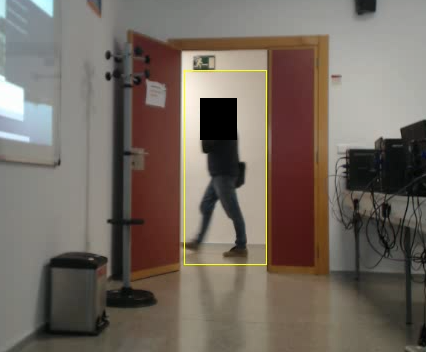
#> input picture images/demos/actividad.png, 426 x 352 px, given in place of cube3.png, which was not available
$ jupyter execute --allow-errors cannyC.ipynb   (shell and % lines are left out)   (text cells are left out)
#> lines starting #> are read from the running program, lines starting #| are printed output that depends on the picture; pictures that were not available may be replaced by others from this repository, and a replacement may not be noted
[cell 1]
import numpy             as np
import cv2               as cv
import matplotlib.pyplot as plt

from matplotlib.pyplot import imshow, subplot, title, plot


def fig(w,h):
    plt.figure(figsize=(w,h))

def readrgb(file):
#> called with file = 'cube3.png'
    return cv.cvtColor( cv.imread("../images/"+file), cv.COLOR_BGR2RGB)

def rgb2gray(x):
    return cv.cvtColor(x,cv.COLOR_RGB2GRAY)
#> returned value: shape (352, 426)

def gray2float(x):
    return x.astype(float) #/ 255

# para ver imágenes monocromas autoescalando el rango
def imshowg(x):
    imshow(x, 'gray')

def grad(x):
    gx =  cv.Sobel(x,-1,1,0)/8
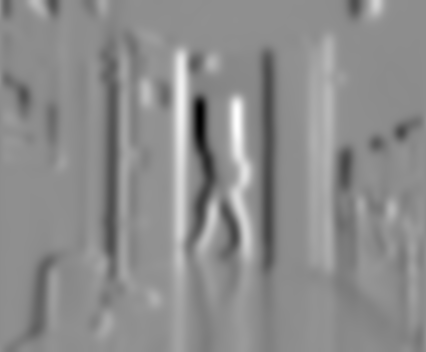
#> gx: shape (352, 426) float64; min -18.59, max 14.85, mean -0.139; drawn with min black and max white
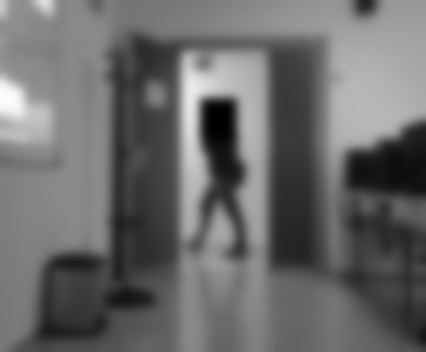
#> x: shape (352, 426) float64; min 0.0357, max 252.4, mean 107
    gy =  cv.Sobel(x,-1,0,1)/8
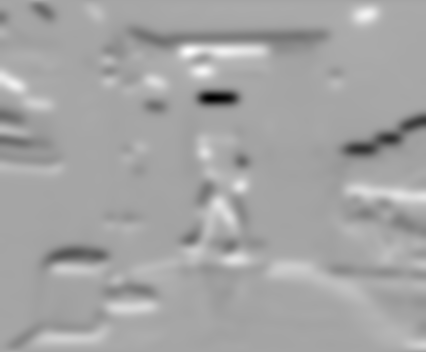
#> gy: shape (352, 426) float64; min -16.78, max 9.02, mean -0.101; drawn with min black and max white
    return gx,gy

[cell 2]
cy,cx = np.mgrid[-50:50,-50:50]

[cell 3]
ga = np.arctan2(cy,cx)
imshow(ga); plt.colorbar();

[cell 4]
gad = np.round(ga / np.pi * 4) % 4
imshow(gad);

[cell 5]
if False:
    x = np.zeros((500,500))
    x[100:400,100:400] = 255
    gx,gy = grad(cv.GaussianBlur(x,(0,0),20))
else:
    x   = gray2float(rgb2gray(readrgb('cube3.png')))
    gx,gy = grad(cv.GaussianBlur(x,(0,0),5))

gm = np.sqrt(gx**2+gy**2)
ga = np.arctan2(gy,gx)
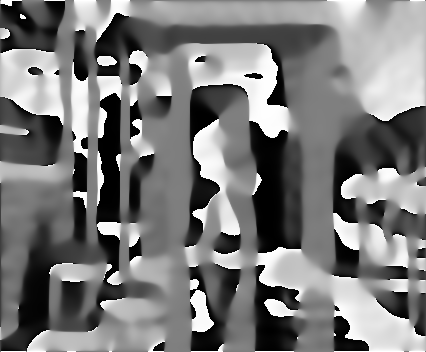
#> ga: shape (352, 426) float64; min -3.14, max 3.14, mean -0.114; drawn with min black and max white
gad = (np.round(ga / np.pi * 4) % 4).astype(np.uint8)

fig(16,4)
subplot(1,3,1); imshowg(x), plt.title('imagen');
subplot(1,3,2); imshowg(gm), plt.title('módulo del gradiente');
subplot(1,3,3); imshow(gad); plt.colorbar(); plt.title('código de ángulo');
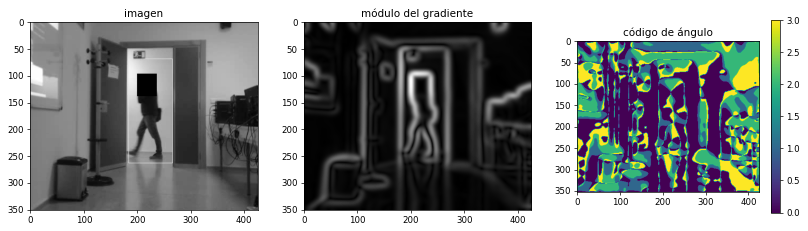
#> figure drawn by matplotlib, 4 panels

[cell 6]

nms = gm.copy() # nms: non maximum supression

r,c = x.shape
#> r = 352; c = 426

for i in range(1,r-1):
    for j in range(1,c-1):
        if    ((gad[i,j] == 0 and (gm[i,j] < gm[i,j-1] or gm[i,j] < gm[i,j+1]))
           or  (gad[i,j] == 1 and (gm[i,j] < gm[i-1,j-1] or gm[i,j] < gm[i+1,j+1]))
           or  (gad[i,j] == 2 and (gm[i,j] < gm[i-1,j] or gm[i,j] < gm[i+1,j]))
           or  (gad[i,j] == 3 and (gm[i,j] < gm[i-1,j+1] or gm[i,j] < gm[i+1,j-1]))):
            nms[i,j] = 0
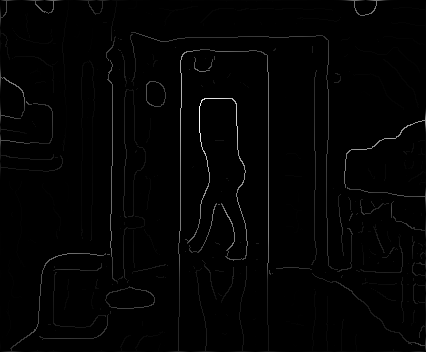
#> nms: shape (352, 426) float64; min 0, max 18.6, mean 0.197; drawn with min black and max white

[cell 7]
imshow( nms , 'gray', interpolation='bicubic', );

[cell 8]
# %%timeit

G  = gm[1:-1,1:-1]
Ga = gm[1:-1,2:]
Gb = gm[:-2,2:]
Gc = gm[:-2,1:-1]
Gd = gm[:-2,:-2]
Ge = gm[1:-1,:-2]
Gf = gm[2:,:-2]
Gg = gm[2:,1:-1]
Gh = gm[2:,2:]
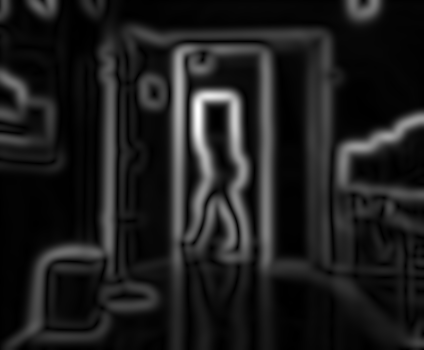
#> Gh: shape (350, 424) float64; min 0, max 18.6, mean 2.15; drawn with min black and max white

A = gad[1:-1,1:-1]
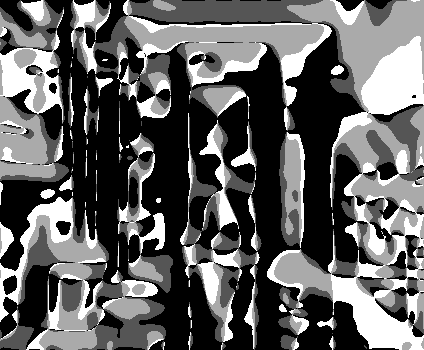
#> A: shape (350, 424); min 0, max 3, mean 1.14; drawn with min black and max white

mask = ( (A==0) & (G > Ga) & (G > Ge)
       | (A==1) & (G > Gd) & (G > Gh)
       | (A==2) & (G > Gc) & (G > Gg)
       | (A==3) & (G > Gb) & (G > Gf) )
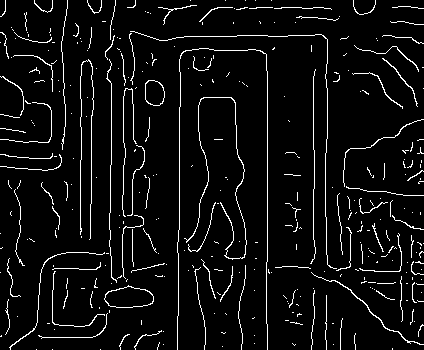
#> mask: shape (350, 424) bool; 5.5% white in thin lines or dots

canny = np.zeros_like(G)
canny[mask]=G[mask]

[cell 9]
fig(12,8)
imshow( canny, 'gray', interpolation='bicubic');

[cell 10]
# Añadimos por programa la ubicación del nuestro módulo al path.
# (Otra posibilidad es añadir esa ruta a PYTHONPATH)

import os, sys
sys.path.append(os.getcwd()+"/../code/inC")

[cell 11]
import cfuns

#> (a cell that did not finish here is left out)

#> (a cell that did not finish here is left out)

#> (a cell that did not finish here is left out)

[cell 15]
xs = cv.GaussianBlur(x,(0,0),5).astype(np.uint8)

[cell 16]

cannycv = cv.Canny(xs,20,60)
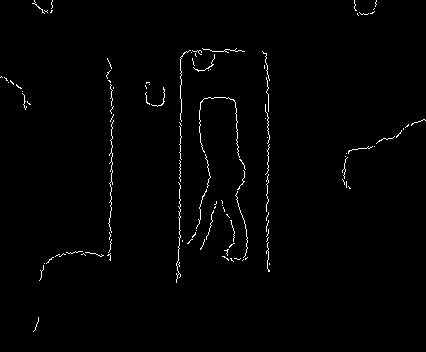
#> cannycv: shape (352, 426); 1.2% white in thin lines or dots
